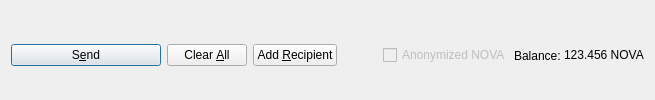
         <widget class="QFrame" name="frame_Send">
          <layout class="QHBoxLayout" name="horizontalLayout">
           <property name="bottomMargin">
            <number>0</number>
           </property>
           <item>
            <widget class="QPushButton" name="sendButton">
             <property name="minimumSize">
              <size>
               <width>150</width>
               <height>0</height>
              </size>
             </property>
             <property name="toolTip">
              <string>Confirm the send action</string>
             </property>
             <property name="text">
              <string>S&amp;end</string>
             </property>
             <property name="icon">
              <iconset resource="../novacash.qrc">
               <normaloff>:/icons/send</normaloff>:/icons/send</iconset>
             </property>
             <property name="autoDefault">
              <bool>false</bool>
             </property>
             <property name="default">
              <bool>true</bool>
             </property>
            </widget>
           </item>
           <item>
            <widget class="QPushButton" name="clearButton">
             <property name="sizePolicy">
              <sizepolicy hsizetype="Minimum" vsizetype="Fixed">
               <horstretch>0</horstretch>
               <verstretch>0</verstretch>
              </sizepolicy>
             </property>
             <property name="toolTip">
              <string>Clear all fields of the form.</string>
             </property>
             <property name="text">
              <string>Clear &amp;All</string>
             </property>
             <property name="icon">
              <iconset resource="../novacash.qrc">
               <normaloff>:/icons/remove</normaloff>:/icons/remove</iconset>
             </property>
             <property name="autoDefault">
              <bool>false</bool>
             </property>
            </widget>
           </item>
           <item>
            <widget class="QPushButton" name="addButton">
             <property name="toolTip">
              <string>Send to multiple recipients at once</string>
             </property>
             <property name="text">
              <string>Add &amp;Recipient</string>
             </property>
             <property name="icon">
              <iconset resource="../novacash.qrc">
               <normaloff>:/icons/add</normaloff>:/icons/add</iconset>
             </property>
             <property name="autoDefault">
              <bool>false</bool>
             </property>
            </widget>
           </item>
           <item>
            <spacer name="horizontalSpacer">
             <property name="orientation">
              <enum>Qt::Horizontal</enum>
             </property>
             <property name="sizeHint" stdset="0">
              <size>
               <width>40</width>
               <height>20</height>
              </size>
             </property>
            </spacer>
           </item>
           <item>
            <layout class="QHBoxLayout" name="horizontalLayout_2">
             <property name="spacing">
              <number>3</number>
             </property>
             <item>
              <widget class="QCheckBox" name="checkzNOVA">
               <property name="enabled">
                <bool>false</bool>
               </property>
               <property name="text">
                <string>Anonymized NOVA</string>
               </property>
              </widget>
             </item>
             <item>
              <widget class="QLabel" name="label">
               <property name="text">
                <string>Balance:</string>
               </property>
              </widget>
             </item>
             <item>
              <widget class="QLabel" name="labelBalance">
               <property name="sizePolicy">
                <sizepolicy hsizetype="Preferred" vsizetype="Fixed">
                 <horstretch>0</horstretch>
                 <verstretch>0</verstretch>
                </sizepolicy>
               </property>
               <property name="cursor">
                <cursorShape>IBeamCursor</cursorShape>
               </property>
               <property name="text">
                <string notr="true">123.456 NOVA</string>
               </property>
               <property name="textInteractionFlags">
                <set>Qt::LinksAccessibleByMouse|Qt::TextSelectableByKeyboard|Qt::TextSelectableByMouse</set>
               </property>
              </widget>
             </item>
            </layout>
           </item>
          </layout>
         </widget>
